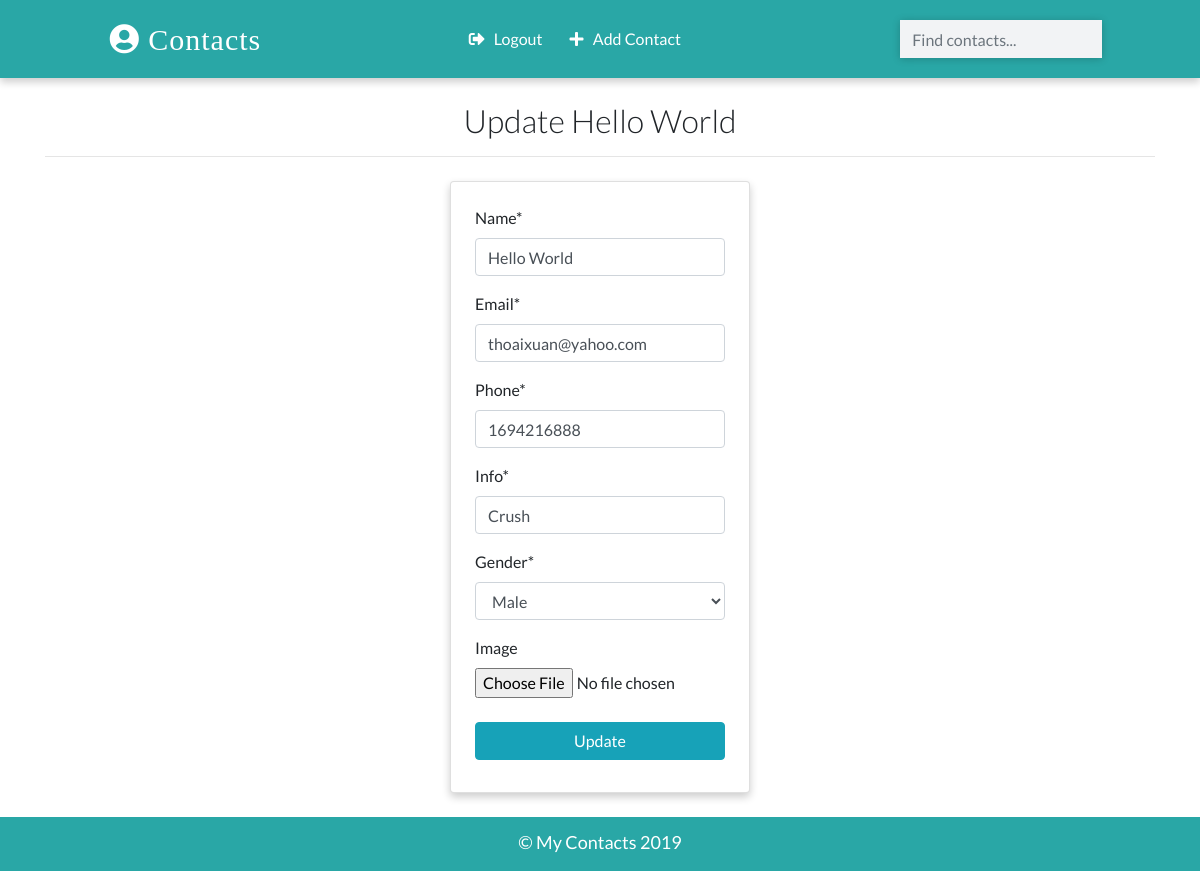
Screenshot of /contacts/update/2 (signed in) with the database file from the repository.
### app/models.py (models this page shows)
class Contact(models.Model):
    name = models.CharField(max_length=20)
    email = models.EmailField(max_length=120)
    phone = models.IntegerField()
    info = models.CharField(max_length=30)
    gender = models.CharField(max_length=50, choices=(
        ('male','Male'),
        ('female','Female')
    ))
    image = models.ImageField(upload_to='images/',blank=True)
    date_added = models.DateTimeField(default=datetime.now)
    def __str__(self):
        return self.name
    class Meta:
        ordering =['-id']

### app/views.py (the view, shortened to what this page needs)
# urls.py: path('contacts/update/<int:pk>',views.ContactUpdateView.as_view(),name="update"),
class ContactUpdateView(LoginRequiredMixin,UpdateView):
    model = Contact
    template_name = "update.html"
    fields=['name','email','phone','info','gender','image']
    success_url='/'

### templates/update.html (shortened to what this page needs)
{% extends 'base.html' %}
{% load crispy_forms_tags %}
{% block content %}
<div class="container">
<h2 class="heading font-weight-light text-center">Update {{contact}}</h2>
<hr>
</div>
<div class="container w-25 card p-4 mt-4">
    <form action="" method="POST" enctype="multipart/form-date">
    {{form|crispy}}
    <input type="submit" value="Update" class="w-100 text-white text-center my-2 btn btn-info">
    </form>
</div>
{% endblock content %}

### static/css/main.css (style rules this page uses)
:root { --back: #29a7a6; --girl: #e64298; --boy: #2874dd; }
body { font-family: Lato, sans-serif; }
.card { box-shadow: 0 4px 8px 0 rgba(0, 0, 0, 0.2); transition: 0.3s; min-width: 250px; box-sizing: border-box; }

### rows the page displays
Contact: name "Hello World", email "thoaixuan@yahoo.com", phone "1694216888", info "Crush", gender "Male"
